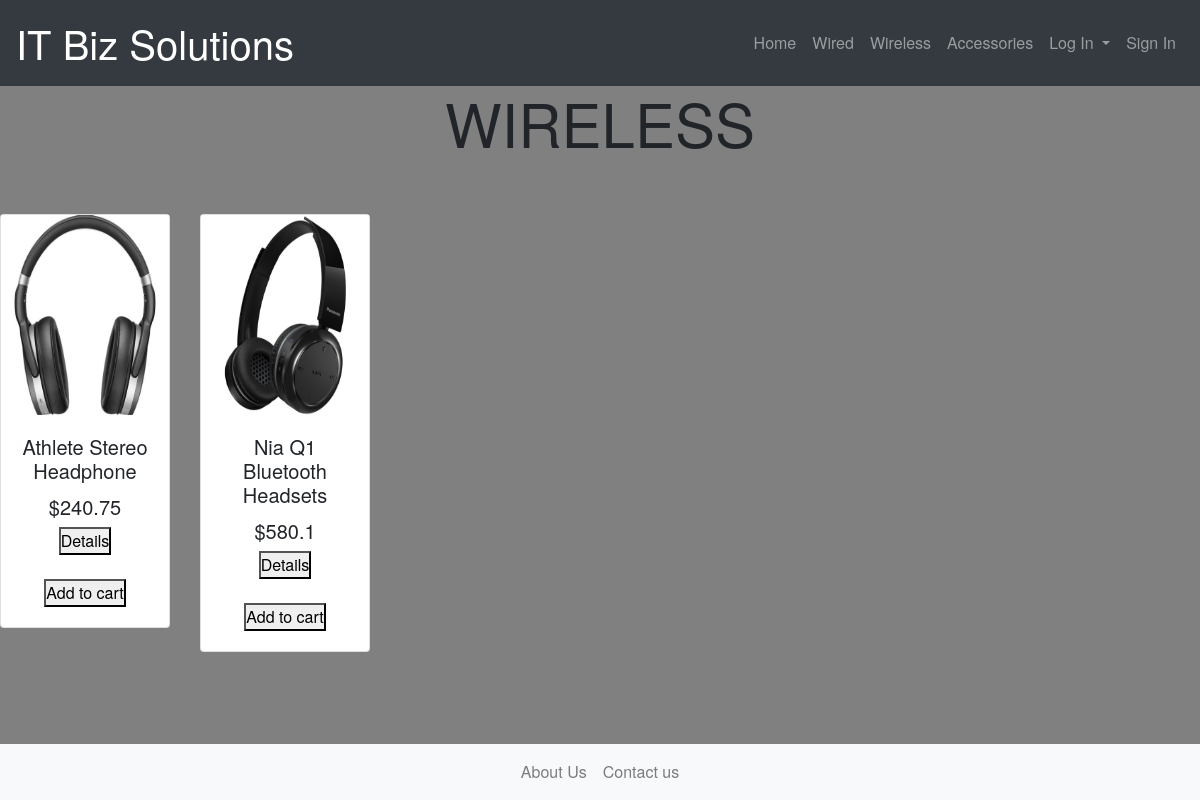
/wireless.php, run on the app's committed database.
### tables this page shows
CREATE TABLE `tblproduct` (
  `id` int(50) NOT NULL,
  `productname` varchar(255) NOT NULL,
  `details` varchar(255) NOT NULL,
  `features` varchar(255) NOT NULL,
  `price` float NOT NULL,
  `category` varchar(20) NOT NULL,
  `images` varchar(200) NOT NULL
);

### php/functions.php (called while the page is built, shortened)
<?php
class DB_con
{
public function __construct()
{
$con = mysqli_connect(DB_SERVER,DB_USER,DB_PASS,DB_NAME);
$this->dbh=$con;
}
public function checkcat($check){
	$result=mysqli_query($this->dbh,"select * from tblproduct where category='$check'");
	return $result;
}
}
?>

### wireless.php (the view, shortened to what this page needs)
<!DOCTYPE html>
<html>
  <head>
    <?php
      include_once "navbar.php";
    ?>
    <link rel="stylesheet" href="https://maxcdn.bootstrapcdn.com/bootstrap/4.4.1/css/bootstrap.min.css">
    <link rel="stylesheet" href="style.css">
  </head>
  <body class="wireless">
  <div class="wirelesspro ">
  <h1 style=" font-size:60px; text-align:center;">WIRELESS</h1>
  <div class="row text-centre py-5">
  <?php
   include 'php/functions.php';
   $checkproduct=new DB_con();
   $check='wireless';
   $hit2=$checkproduct->checkcat($check);
   while($row=mysqli_fetch_assoc($hit2))
   {
   ?>
        <div class="col-md-2 col-sm-5 my-2 my-md-0">
            <div class="card">
            <div>
                <img width="200" height="200" src="http://localhost:8080/website/images/<?=$row['images'];?>">
              </div>
              <div class="card-body">
                <h5 class="card-title"><?php echo htmlentities($row['productname']);?></h5>
                <h5>
                  <span class="price">$<?php echo htmlentities($row['price']);?></span>
                </h5>
                <a href="productdetails.php?id=<?php echo htmlentities($row['id']);?>"><button type="submit">Details</button></a>
               <br>
               <br>
                <a href="php/form.php"> <button type="submit"  >Add to cart</button></a>
              </div>
            </div>
        </div>
    <?php
}?>
  </div>
    </div>
  </body>
</html>

### style.css (style rules this page uses)
* { margin: 0; padding: 0; box-sizing: border-box; font-family: Helvetica Neue,Helvetica,Arial,sans-serif; max-width: 100%; }
.wired,.wireless,.accessories,.admin,.adminindex { background-color: gray; }
.card { text-align: center; }
.card-body { float: left; text-align: center; }
.footer { width: 100%; bottom: 0; position: fixed; }

### data on the page
tblproduct: images (picture), productname "Athlete Stereo Headphone", price "240.75"
tblproduct: images (picture), productname "Nia Q1 Bluetooth Headsets", price "580.1"
